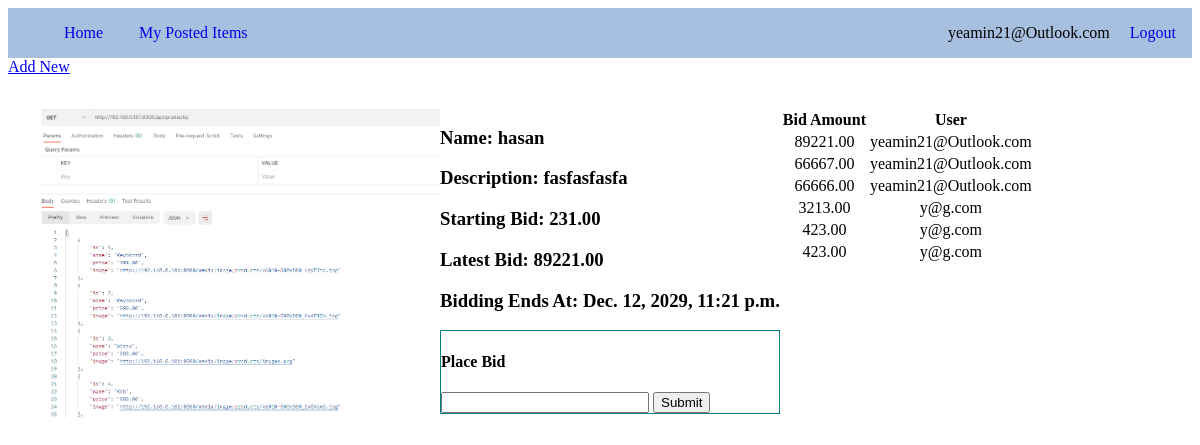
/product/6/ (signed in), run on the app's committed database.
### user/models.py (models this page shows)
class User(AbstractUser):
    email = models.CharField(max_length=250, unique=True)
    username = models.CharField(null=True, blank=True, max_length=20)
    USERNAME_FIELD = 'email'
    REQUIRED_FIELDS = []
    def __str__(self):
        return f'{self.email}'

### gallery/models.py (models this page shows, shortened)
class Product(models.Model):
    name = models.CharField(max_length=30)
    description = models.TextField()
    photo = models.ImageField(upload_to='product/')
    minimum_bid_price = models.DecimalField(decimal_places=2, max_digits=9)
    ends_at = models.DateTimeField()
    auctoneer = models.ForeignKey(User, on_delete=models.CASCADE)
    is_expired = models.BooleanField(default=False)
    @property
    def is_expired(self):
        if datetime.datetime.now().replace(tzinfo=datetime.timezone.utc) > self.ends_at:
            return True
        else:
            return False

### bid/models.py (models this page shows, shortened)
class Bid(models.Model):
    product = models.ForeignKey(Product, on_delete=models.CASCADE)
    bid_amount = models.DecimalField(max_digits=9, decimal_places=2)
    bidder = models.ForeignKey(User, on_delete=models.CASCADE)
    created_at = models.DateTimeField(auto_created=True, default=timezone.datetime.now())

### gallery/views.py (the view)
# urls.py: path('product/<pk>/', ProductDetails.as_view(), name='details'),
class ProductDetails(DetailView):
    model = Product
    context_object_name = 'product'
    def get_context_data(self, **kwargs):
        context = super().get_context_data(**kwargs)
        bids = Bid.objects.filter(product=self.kwargs['pk']).order_by('-bid_amount')
        last_bid = bids.first()
        if last_bid:
            context['last_bid'] = last_bid
        context['bids'] = bids
        return context

### gallery/templates/gallery/product_detail.html (shortened to what this page needs)
{% extends 'index.html' %}
{% block product_details %}
    <div class="product-details">
        <div class="product">
            <img src={{ product.photo.url }}>
        </div>
        <div>
            <h3>Name: {{ product.name }}</h3>
            <h3>Description: {{ product.description }}</h3>
            <h3>Starting Bid: {{ product.minimum_bid_price }}</h3>
            {% if last_bid %}
                <h3>Latest Bid: {{ last_bid.bid_amount }}</h3>
            {% endif %}
            <h3>Bidding Ends At: {{ product.ends_at }}</h3>
            <div class="bid">
                <h4>Place Bid</h4>
                <form method="post" action={% url 'bid:place' %}>
                    {% if product.is_expired %}
                        <input placeholder="auction time expired" type="number" disabled name="bid-amount">
                        <input disabled type="submit">
                    {% elif product.auctoneer != request.user %}
                        <input type="number" min={{ product.minimum_bid_price }} step="0.1" name="bid-amount">
                        <input type="submit">
                    {% elif product.is_expired %}
                        <input placeholder="auction time expired" type="number" disabled name="bid-amount">
                        <input disabled type="submit">
                    {% else %}
                        <input placeholder="you cant bid on your own item" type="number" disabled name="bid-amount">
                        <input disabled type="submit">
                    {% endif %}
            </div>
        </div>
        <div>
                <table>
                    <thead>
                    <tr>
                        <th>Bid Amount</th>
                        <th>User</th>
                    </tr>
                    </thead>
                    <tbody>
                    {% for bid in bids %}
                        <tr>
                            <td>{{ bid.bid_amount }}</td>
                            <td>{{ bid.bidder }}</td>
                        </tr>
                    {% endfor %}
                    </tbody>
                </table>
        </div>
    </div>
{% endblock product_details %}

### templates/index.html (shortened to what this page needs)
<!doctype html>
<html lang="en">
<head>
</head>
<body>
<header>
    <nav>
    <div>
         <ul>
            <li>
                <a href={% url 'gallery:list' %}>Home</a>
            </li>
             {% if request.user.is_authenticated %}
                <li >
                    <a href={% url 'gallery:listself' request.user.email %}>My Posted Items</a>
                </li>
             {% endif %}
        </ul>
    </div>
       <div>
           <ul>
               {% if request.user.is_authenticated %}
                 <li>
                 {{ request.user.email }}
                 </li>
                <li >
                    <a  href={% url 'user:logout' %}>Logout</a>
                </li>
            {% else %}
                <li >
                    <a  href={% url 'user:login' %}>Login</a>
                </li>
            {% endif %}</ul>
       </div>
    </nav>
</header>
<main>
    {% if request.user.is_authenticated %}
        <a href="{% url 'gallery:create' %}">Add New</a>
        {% block product_details %}
        {% endblock product_details %}
    {% else %}
        {% block login %}
        {% endblock login %}
    {% endif %}
</main>
</body>
</html>

### gallery/templates/gallery/product_detail.html (style rules this page uses)
.product-details { display: flex; flex-direction: row; margin: 2rem; }
.product-details .product img { width: 400px; }
input[type='number'] { width: 200px }
.bid { border: 1px solid teal; }
table { text-align: center; }

### templates/index.html (style rules this page uses)
nav { background: rgba(147, 177, 217, 0.8); display: flex; justify-content: space-between; }
nav a { text-decoration: none; padding: 1rem; }
nav li { display: inline-block; }
body { display: flex; flex-direction: column; }
header { flex: 1; }
main { flex: 5; }

### data on the page
User: user.email "yeamin21@Outlook.com"
Product: photo (picture), name "hasan", description "fasfasfasfa", minimum_bid_price "231.00", ends_at "Dec. 12, 2029, 11:21 p.m."
Bid: bid_amount "89221.00", bidder "yeamin21@Outlook.com"
Bid: bid_amount "66667.00", bidder "yeamin21@Outlook.com"
Bid: bid_amount "66666.00", bidder "yeamin21@Outlook.com"
Bid: bid_amount "3213.00", bidder "y@g.com"
Bid: bid_amount "423.00", bidder "y@g.com"
Bid: bid_amount "423.00", bidder "y@g.com"
